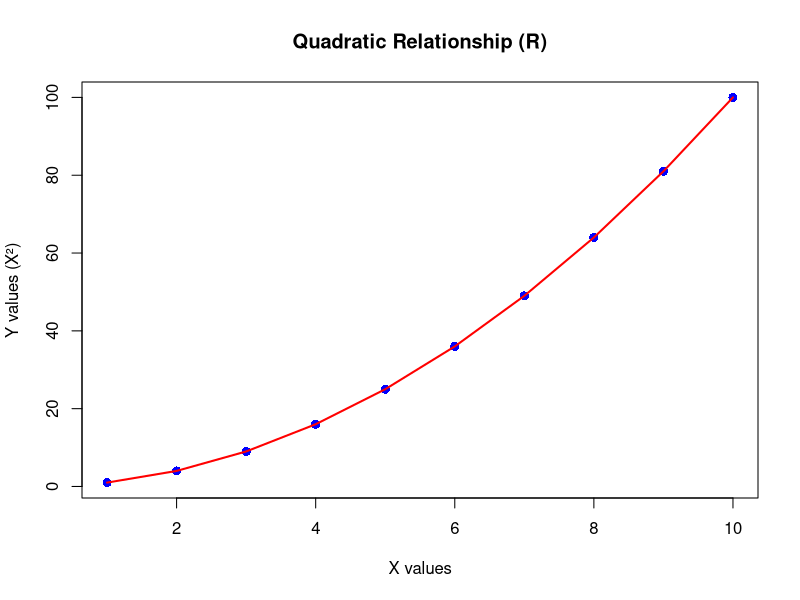

This chart was generated by the following R code:
## ---- chunk 1
# Hello World in R
message("Hello World from R!")

# Basic R operations
x <- 1:10
y <- x^2
print(paste("We have", length(x), "data points"))
## ---- chunk 2
#| label: fig-r-plot
#| fig-cap: "Quadratic relationship plotted with R"

# Create a scatter plot
plot(x, y, 
     main = "Quadratic Relationship (R)",
     xlab = "X values", 
     ylab = "Y values (X²)",
     pch = 16,
     col = "blue",
     cex = 1.2)

# Add a line
lines(x, y, col = "red", lwd = 2)
